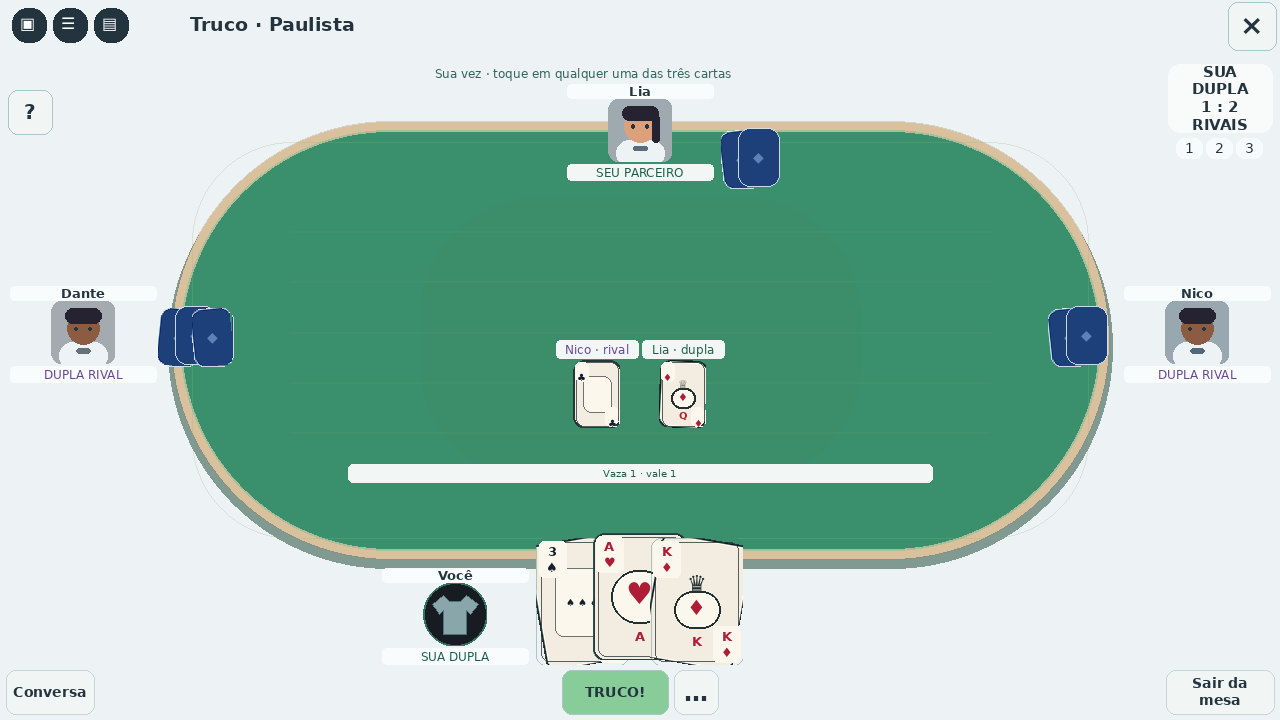
#> input picture audits/V69/layouts/truco_desktop.png, 1280 x 720 px, given in place of activities_home_desktop.png, which was not available
$ python render_layouts.py
#> lines starting #> are read from the running program, lines starting #| are printed output that depends on the picture; pictures that were not available may be replaced by others from this repository, and a replacement may not be noted
"""Rasterize exported GUI geometry for review. Illustrative assets; not native Roblox rendering."""
from pathlib import Path
import json,math,textwrap
from PIL import Image,ImageDraw,ImageFont
HERE=Path(__file__).parent;FOLDER=HERE/'layouts'
FONT='/usr/share/fonts/truetype/dejavu/DejaVuSans.ttf';BOLD='/usr/share/fonts/truetype/dejavu/DejaVuSans-Bold.ttf'
def font(size,bold=False):return ImageFont.truetype(BOLD if bold else FONT,max(6,int(size)))
def rgba(c,a=1):return tuple(c or[36,52,63])+(int(max(0,min(1,a))*255),)
# [20 lines left out: function text, not called in this run]
def rounded(draw,rect,radius,**kwargs):
 try:draw.rounded_rectangle(rect,radius,**kwargs)
 except ValueError:draw.rectangle(rect,**kwargs)
# [25 lines left out: function draw_node, not called in this run]
for p in sorted(FOLDER.glob('*.json')):
 data=json.loads(p.read_text());im=Image.new('RGBA',(data['width'],data['height']),(237,243,244,255))
 for n in sorted(data['nodes'],key=lambda v:v.get('z',1)):draw_node(im,n)
 d=ImageDraw.Draw(im)
 for x,label in[(12,'▣'),(53,'☰'),(94,'▤')]:d.rounded_rectangle((x,8,x+34,42),15,fill=(36,52,63,255));d.text((x+8,14),label,font=font(16),fill='white')
 im.convert('RGB').save(p.with_suffix('.png'))
scenes=['activities_home','activities_collab','activities_remix','catalog','looks','games','board','checkers','chat','music','assistant','photo_tools']
for screen in ['desktop','phone','landscape']:
 cellw=480 if screen!='phone' else 260;cellh=330 if screen!='phone' else 600
 sheet=Image.new('RGB',(cellw*3,cellh*4+54),'#d6e2e3');d=ImageDraw.Draw(sheet)
#> after `sheet = Image.new('RGB', (cellw * 3, cellh * 4 + 54), '#d6e2e3')`:
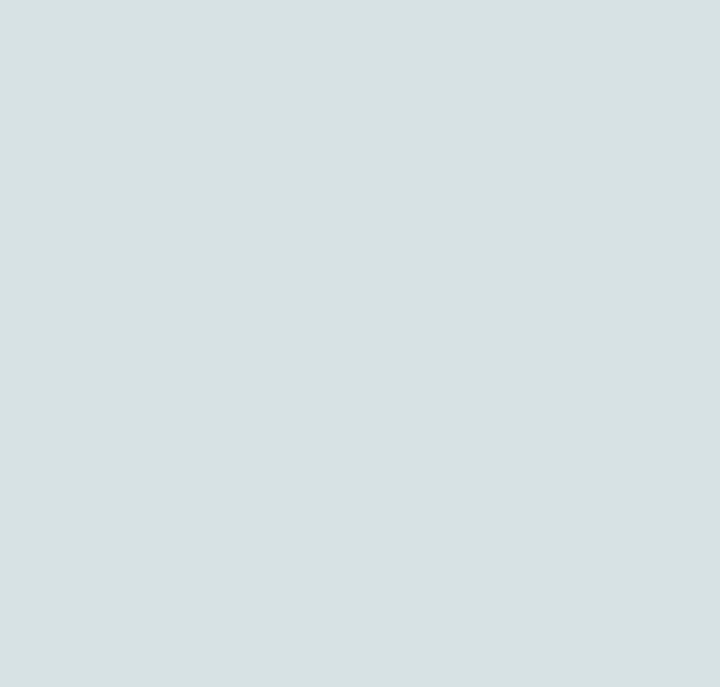
#> sheet: PIL image 1440x1374 RGB (shown at 1/2 size); mean R, G, B 214, 226, 227
 d.text((14,12),'V72 · '+screen+' · geometria simulada / não é captura do Roblox',font=font(16,True),fill='#24343f')
 for i,name in enumerate(scenes):
  p=FOLDER/(name+'_'+screen+'.png');im=Image.open(p);im.thumbnail((cellw-16,cellh-36));x=i%3*cellw+(cellw-im.width)//2;y=i//3*cellh+70
#> further down, im is the input picture: PIL image 1280x720 RGB; mean R, G, B 169.4, 201.3, 189.7
#> after `im.thumbnail((cellw - 16, cellh - 36))`:
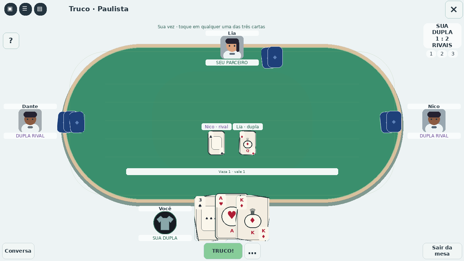
#> im: PIL image 464x261 RGB; mean R, G, B 169.4, 201.3, 189.7
#> after `x = i % 3 * cellw + (cellw - im.width) // 2`: x = 8
  sheet.paste(im,(x,y));d.text((i%3*cellw+10,i//3*cellh+50),name,font=font(14,True),fill='#24343f')
#> after `sheet.paste(im, (x, y))`:
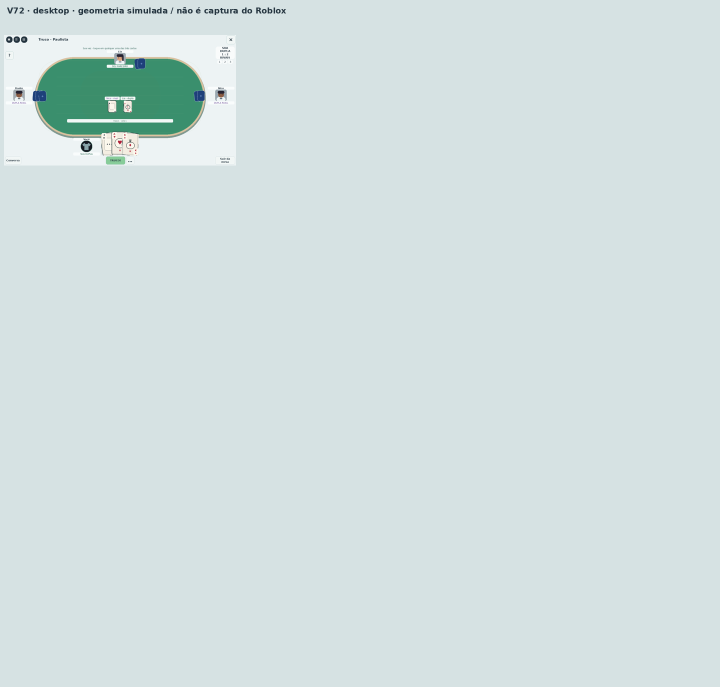
#> sheet: PIL image 1440x1374 RGB (shown at 1/2 size); mean R, G, B 211, 224.3, 224.5
#> (the run stopped early here; a loop or call above may not have finished)
